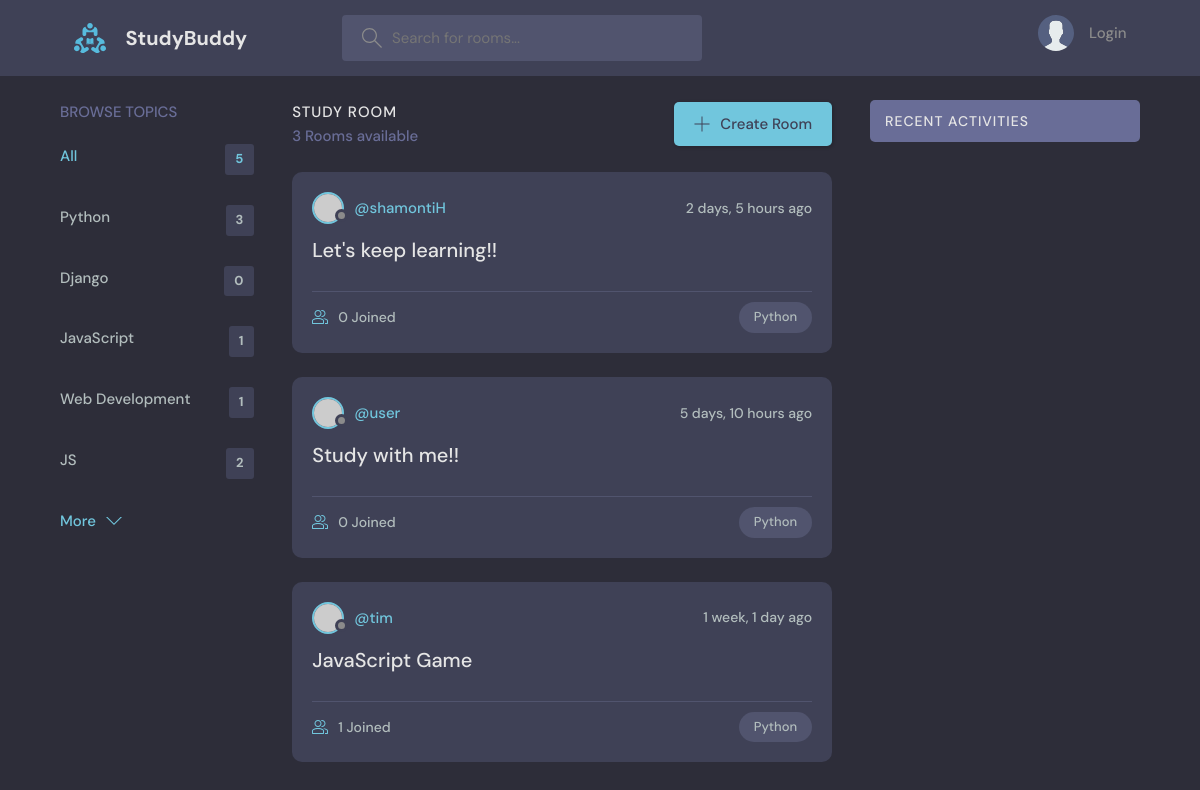
/?q=Python, run on an earlier commit of the app's database.
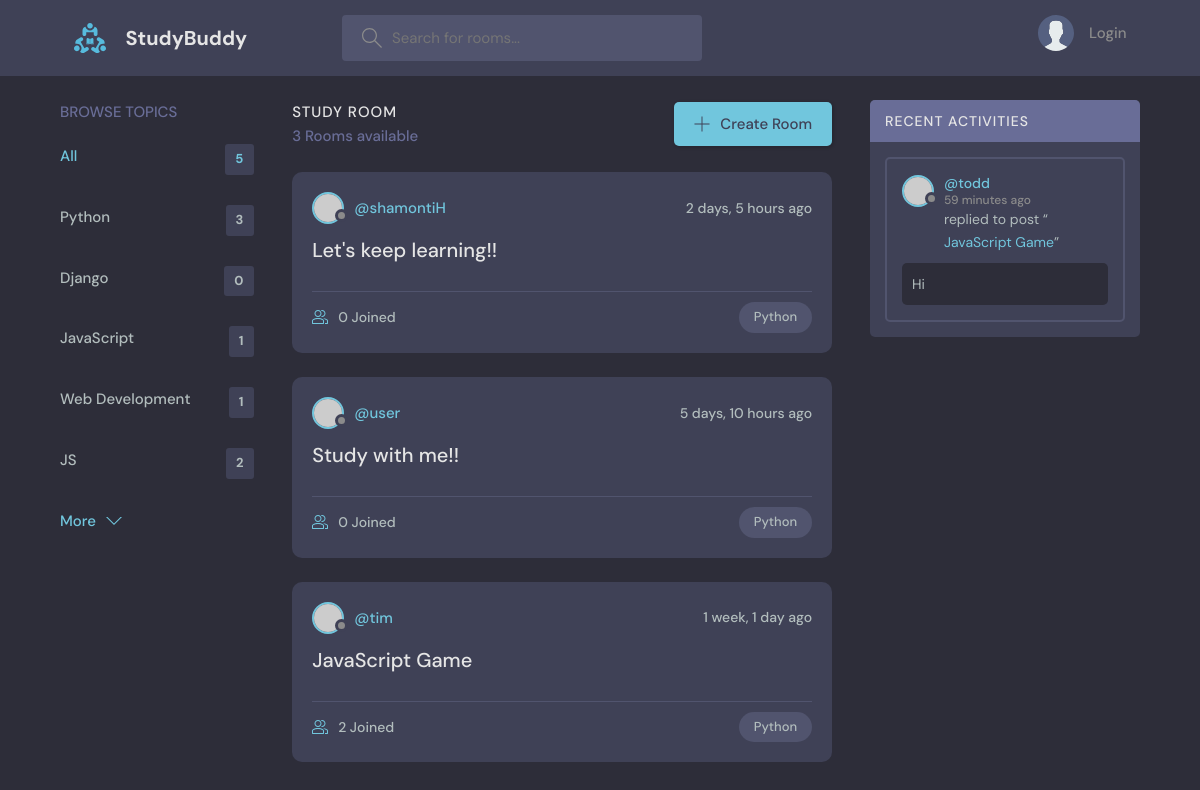
And on a later commit of the database.
### base/models.py (models this page shows, shortened)
class Topic(models.Model):
    name = models.CharField(max_length=200)

class Room(models.Model):
    host = models.ForeignKey(User, on_delete=models.SET_NULL, null=True)
    topic = models.ForeignKey(Topic, on_delete=models.SET_NULL, null=True)
    name = models.CharField(max_length=200)
    description = models.TextField(null=True, blank=True)
    participants = models.ManyToManyField(User, related_name='participants', blank=True)
    updated = models.DateTimeField(auto_now=True)
    created = models.DateTimeField(auto_now_add=True)
    class Meta:
        ordering = ['-updated', '-created']
    def __str__(self):
        return self.name

class Message(models.Model):
    user = models.ForeignKey(User, on_delete=models.CASCADE)
    room = models.ForeignKey(Room, on_delete=models.CASCADE)
    body = models.TextField()
    updated = models.DateTimeField(auto_now=True)
    created = models.DateTimeField(auto_now_add=True)
    class Meta:
        ordering = ['-updated', '-created']
    def __str__(self):
        return self.body[0:50]

### base/views.py (the view)
# urls.py: path('', views.home, name='home'),
def home(request):
    q = request.GET.get('q') if request.GET.get('q') != None else ''
    rooms = Room.objects.filter(Q(topic__name__icontains = q) |
                                Q(name__icontains = q) |
                                Q(description__icontains = q)
                                )
    room_count = rooms.count()
    room_messages = Message.objects.filter(Q(room__topic__name__icontains = q))
    topics = Topic.objects.all()[0:5]
    context = {'rooms': rooms, 'topics': topics, 'room_count': room_count, 'room_messages': room_messages}
    return render(request, 'base/home.html', context)

### base/templates/base/home.html (shortened to what this page needs)
{% extends "main.html" %}
{% block content %}
<main class="layout layout--3">
      <div class="container">
        {% include "base/topics_component.html" %}
        <div class="roomList">
          <div class="roomList__header">
            <div>
              <h2>Study Room</h2>
              <p>{{room_count}} Rooms available</p>
            </div>
            <a class="btn btn--main" href="{% url "create-room" %}">
              <svg version="1.1" xmlns="http://www.w3.org/2000/svg" width="32" height="32" viewBox="0 0 32 32">
                <title>add</title>
                <path
                  d="M16.943 0.943h-1.885v14.115h-14.115v1.885h14.115v14.115h1.885v-14.115h14.115v-1.885h-14.115v-14.115z"
                ></path>
              </svg>
              Create Room
            </a>
          </div>
        {% include "base/feed_component.html" %}
        </div>
        {% include "base/activity_component.html" %}
      </div>
</main>
{% endblock content %}

### base/templates/base/topics_component.html
<div class="topics">
  <div class="topics__header">
    <h2>Browse Topics</h2>
  </div>
  <ul class="topics__list">
    <li>
      <a href="{% url "home" %}" class="active">All <span>{{topics.count}}</span></a>
    </li>
    {% for topic in topics %}
    <li>
      <a href="{% url "home" %}?q={{topic.name}}">{{topic.name}} <span>{{topic.room_set.all.count}}</span></a>
    </li>
    {% endfor %}
  </ul>
  <a class="btn btn--link" href="{% url "topics" %}">
    More
    <svg version="1.1" xmlns="http://www.w3.org/2000/svg" width="32" height="32" viewBox="0 0 32 32">
      <title>chevron-down</title>
      <path d="M16 21l-13-13h-3l16 16 16-16h-3l-13 13z"></path>
    </svg>
  </a>
</div>

### base/templates/base/feed_component.html (shortened to what this page needs)
  {% for room in rooms %}
  <div class="roomListRoom">
    <div class="roomListRoom__header">
      {% if room.host %}
      <a href="{% url "user-profile" room.host.id %}" class="roomListRoom__author">
      {% else %}
      <span>Unknown host</span>
      {% endif %}
        <div class="avatar avatar--small">
          <img src="https://randomuser.me/api/portraits/women/11.jpg" />
        </div>
        <span>@{{room.host.username}}</span>
      </a>
      <div class="roomListRoom__actions">
        <span>{{room.created|timesince}} ago</span>
      </div>
    </div>
    <div class="roomListRoom__content">
      <a href="{% url "room" room.id %}">{{room.name}}</a>
    </div>
    <div class="roomListRoom__meta">
      <a href="{% url "room" room.id %}" class="roomListRoom__joined">
        {{room.participants.count}} Joined
      </a>
      <p class="roomListRoom__topic">{{room.topic.name}}</p>
    </div>
  </div>
  {% endfor %}

### base/templates/base/activity_component.html (shortened to what this page needs)
<div class="activities">
  <div class="activities__header">
    <h2>Recent Activities</h2>
  </div>
  {% for message in room_messages %}
  <div class="activities__box">
    <div class="activities__boxHeader roomListRoom__header">
      <a href="{% url "user-profile" message.user.id %}" class="roomListRoom__author">
        <div class="avatar avatar--small">
          <img src="https://randomuser.me/api/portraits/women/11.jpg" />
        </div>
        <p>
          @{{message.user}}
          <span>{{message.created|timesince}} ago</span>
        </p>
      </a>
    </div>
    <div class="activities__boxContent">
      <p>replied to post “<a href="{% url "room" message.room.id %}">{{message.room}}</a>”</p>
      <div class="activities__boxRoomContent">
        {{message}}
      </div>
    </div>
  </div>
  {% endfor %}
</div>

What changed in the data, as far as the page shows it:
computed for Room "JavaScript Game": participants.count "1" → "2"
added Message: user "todd", created "59 minutes", room "JavaScript Game", body "Hi"
